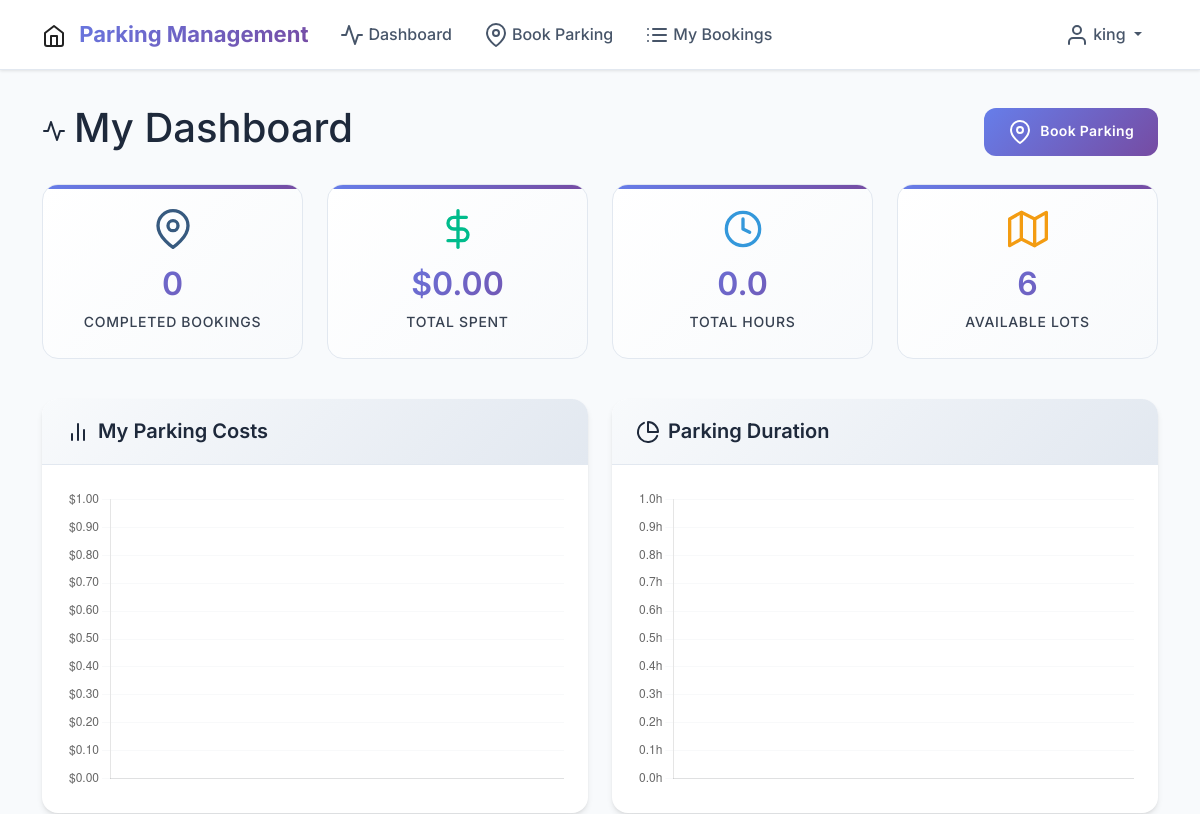
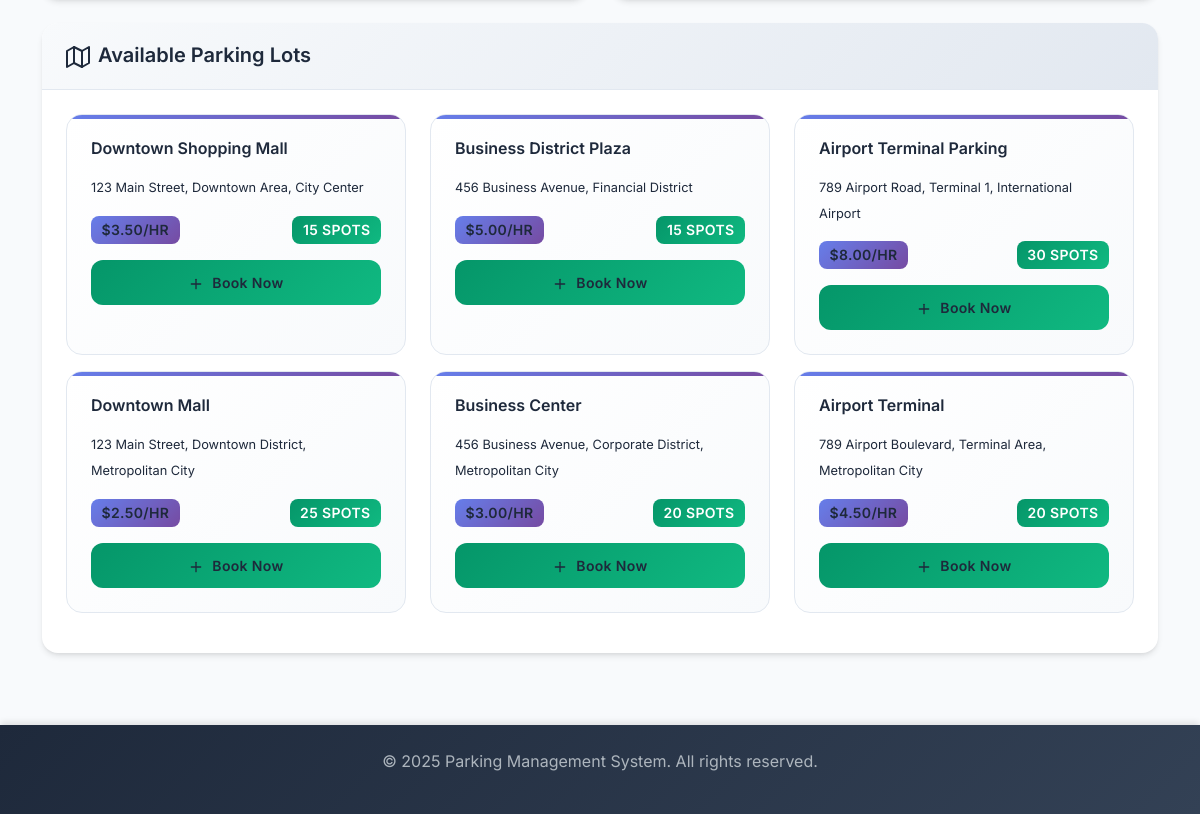
/user/dashboard (signed in), run on an earlier commit of the app's database (2 pictures, top to bottom).
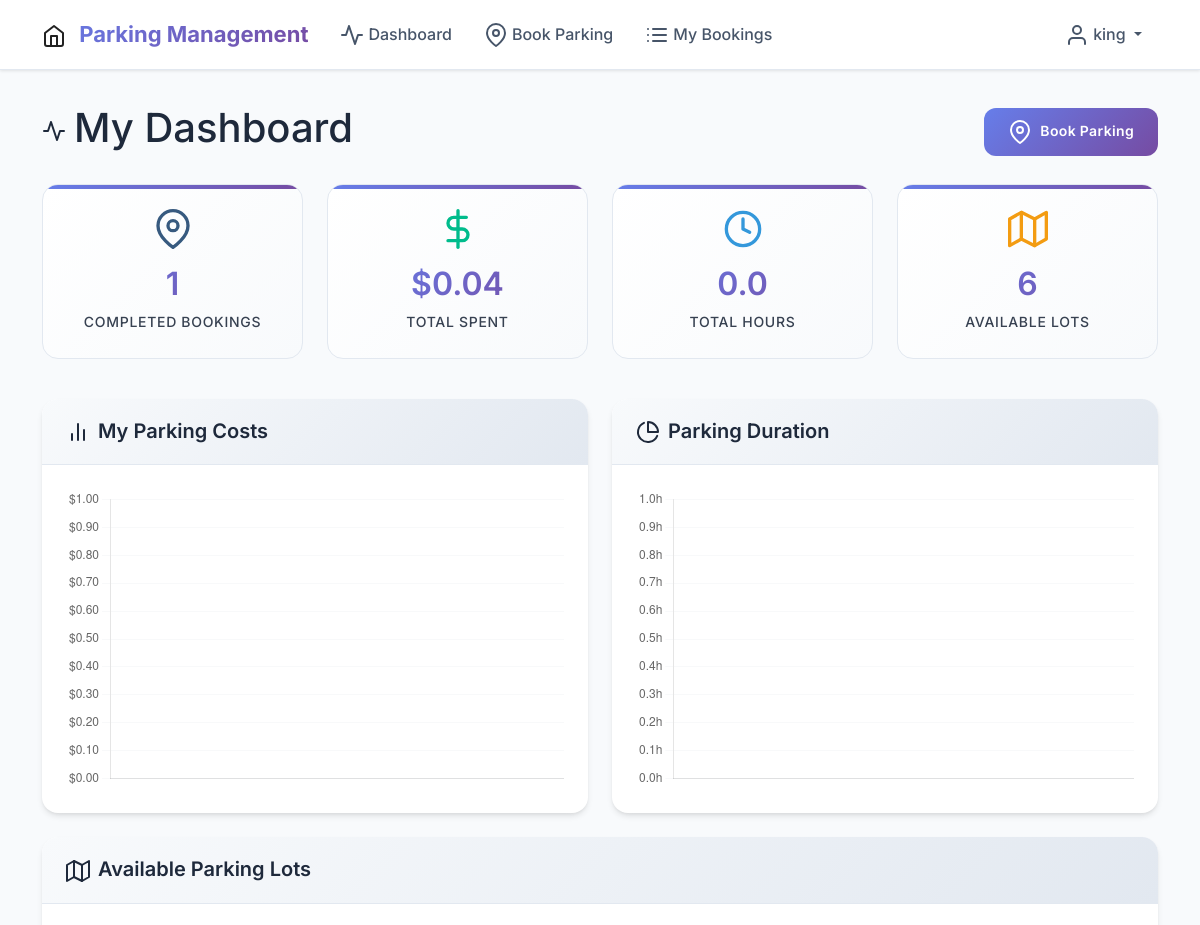
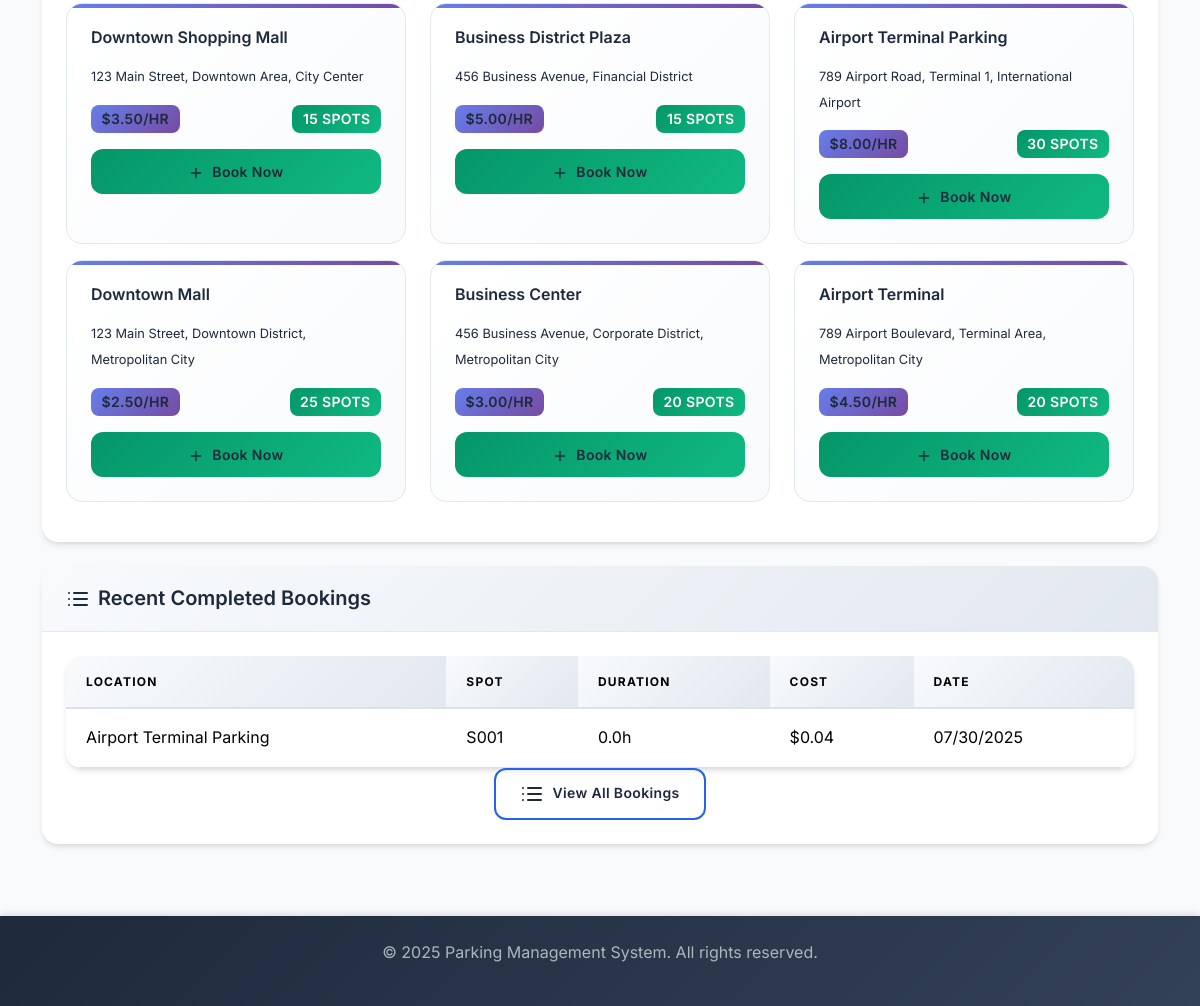
And on a later commit of the database (2 pictures, top to bottom).
### app_models.py (models this page shows, shortened)
class ParkingLot(db.Model):
    __tablename__ = 'parking_lots'
    id = db.Column(db.Integer, primary_key=True)
    prime_location_name = db.Column(db.String(200), nullable=False)
    price = db.Column(db.Float, nullable=False)  # parking_cost per unit time
    address = db.Column(db.Text, nullable=False)
    pin_code = db.Column(db.String(10), nullable=False)
    maximum_number_of_spots = db.Column(db.Integer, nullable=False)
    created_at = db.Column(db.DateTime, default=datetime.utcnow)
    parking_spots = db.relationship('ParkingSpot', backref='parking_lot', lazy=True, cascade='all, delete-orphan')
    @property
    def available_spots_count(self):
        return ParkingSpot.query.filter_by(lot_id=self.id, status='A').count()

class Reservation(db.Model):
    __tablename__ = 'reservations'
    id = db.Column(db.Integer, primary_key=True)
    spot_id = db.Column(db.Integer, db.ForeignKey('parking_spots.id'), nullable=False)
    user_id = db.Column(db.Integer, db.ForeignKey('users.id'), nullable=False)
    parking_timestamp = db.Column(db.DateTime, default=datetime.utcnow, nullable=False)
    leaving_timestamp = db.Column(db.DateTime, nullable=True)
    parking_cost_per_unit_time = db.Column(db.Float, nullable=False)
    total_cost = db.Column(db.Float, nullable=True)
    @property
    def duration_hours(self):
        if self.leaving_timestamp:
            duration = self.leaving_timestamp - self.parking_timestamp
            return duration.total_seconds() / 3600
        return None

class ParkingSpot(db.Model):
    __tablename__ = 'parking_spots'
    id = db.Column(db.Integer, primary_key=True)
    lot_id = db.Column(db.Integer, db.ForeignKey('parking_lots.id'), nullable=False)
    spot_number = db.Column(db.String(10), nullable=False)
    status = db.Column(db.String(1), default='A', nullable=False)  # A=Available, R=Reserved, O=Occupied
    reservations = db.relationship('Reservation', backref='parking_spot', lazy=True)

### routes.py (the view)
@app.route('/user/dashboard')
@login_required
def user_dashboard():
    if current_user.is_admin:
        return redirect(url_for('admin_dashboard'))
    current_reservation = Reservation.query.filter_by(user_id=current_user.id, leaving_timestamp=None).first()
    completed_reservations = Reservation.query.filter(
        Reservation.user_id == current_user.id,
        Reservation.leaving_timestamp.isnot(None)
    ).order_by(Reservation.leaving_timestamp.desc()).limit(5).all()
    available_lots = ParkingLot.query.all()
    return render_template('user/dashboard.html',
                         current_reservation=current_reservation,
                         completed_reservations=completed_reservations,
                         available_lots=available_lots)

### app.py (called while the page is built)
@login_manager.user_loader
def load_user(user_id):
    from app_models import User
    return User.query.get(int(user_id))

### templates/user/dashboard.html (shortened to what the changed rows need)
{% extends "base.html" %}
{% block content %}
<div class="d-flex justify-content-between align-items-center mb-4">
    <h2><i data-feather="activity" class="me-2"></i>My Dashboard</h2>
</div>
<div class="row mb-4">
    <div class="col-md-3 mb-3">
        <div class="stats-card">
            <i data-feather="map-pin" class="text-primary mb-3" style="width: 40px; height: 40px;"></i>
            <h5 class="card-title">{{ completed_reservations|length }}</h5>
            <p class="card-text">Completed Bookings</p>
        </div>
    </div>
    <div class="col-md-3 mb-3">
        <div class="stats-card">
            <i data-feather="dollar-sign" class="text-success mb-3" style="width: 40px; height: 40px;"></i>
            <h5 class="card-title">${{ "%.2f"|format(completed_reservations|sum(attribute='total_cost') or 0) }}</h5>
            <p class="card-text">Total Spent</p>
        </div>
    </div>
</div>
<div class="card">
    <div class="card-body">
        {% if available_lots %}
            <div class="row">
                {% for lot in available_lots %}
                    <div class="col-md-6 col-lg-4 mb-3">
                        <div class="parking-lot-card h-100">
                            <h6 class="card-title mb-3" style="font-weight: 700; color: #1e293b;">{{ lot.prime_location_name }}</h6>
                            <p class="card-text mb-3">
                                <small class="text-muted" style="font-size: 0.8rem;">{{ lot.address }}</small>
                            </p>
                            <div class="d-flex justify-content-between align-items-center mb-3">
                                <span class="badge bg-primary">${{ "%.2f"|format(lot.price) }}/hr</span>
                                <span class="badge bg-{{ 'success' if lot.available_spots_count > 0 else 'danger' }}">
                                    {{ lot.available_spots_count }} spots
                                </span>
                            </div>
                            <div class="mt-2">
                                {% if not current_reservation %}
                                    {% if lot.available_spots_count > 0 %}
                                        <form method="POST" action="{{ url_for('book_parking_quick', lot_id=lot.id) }}" class="d-inline">
                                            <button type="submit" class="btn btn-success btn-sm w-100">
                                                <i data-feather="plus" class="me-1" style="width: 16px; height: 16px;"></i>
                                                Book Now
                                            </button>
                                        </form>
                                    {% else %}
                                        <button class="btn btn-secondary btn-sm w-100" disabled>
                                            <i data-feather="x" class="me-1" style="width: 16px; height: 16px;"></i>
                                            Full
                                        </button>
                                    {% endif %}
                                {% else %}
                                    <button class="btn btn-warning btn-sm w-100" disabled>
                                        <i data-feather="clock" class="me-1" style="width: 16px; height: 16px;"></i>
                                        Currently Booked
                                    </button>
                                {% endif %}
                            </div>
                        </div>
                    </div>
                {% endfor %}
            </div>
        {% else %}
            <div class="text-center py-4">
                <i data-feather="map-pin" class="text-muted mb-3" style="width: 48px; height: 48px;"></i>
                <p class="text-muted">No parking lots available.</p>
            </div>
        {% endif %}
    </div>
</div>
{% if completed_reservations %}
    <div class="card mt-4">
        <div class="card-header">
            <h5><i data-feather="list" class="me-2"></i>Recent Completed Bookings</h5>
        </div>
        <div class="card-body">
            <div class="table-responsive">
                <table class="table table-sm">
                    <thead>
                        <tr>
                            <th>Location</th>
                            <th>Spot</th>
                            <th>Duration</th>
                            <th>Cost</th>
                            <th>Date</th>
                        </tr>
                    </thead>
                    <tbody>
                        {% for reservation in completed_reservations %}
                            <tr>
                                <td>{{ reservation.parking_spot.parking_lot.prime_location_name }}</td>
                                <td>{{ reservation.parking_spot.spot_number }}</td>
                                <td>{{ "%.1f"|format(reservation.duration_hours) }}h</td>
                                <td>${{ "%.2f"|format(reservation.total_cost or reservation.calculated_cost) }}</td>
                                <td>{{ reservation.leaving_timestamp.strftime('%m/%d/%Y') }}</td>
                            </tr>
                        {% endfor %}
                    </tbody>
                </table>
            </div>
            <div class="text-center">
                <a href="{{ url_for('my_bookings') }}" class="btn btn-outline-primary">
                    <i data-feather="list" class="me-2"></i>View All Bookings
                </a>
            </div>
        </div>
    </div>
{% endif %}
{% endblock %}
{% block scripts %}
<script>
// Load user charts
loadUserCharts();
</script>
{% endblock %}

What changed in the data, as far as the page shows it:
added Reservation: parking_spot.parking_lot.prime_location_name "Airport Terminal Parking", parking_spot.spot_number "S001", duration_hours "0.0", total_cost "0.04", leaving_timestamp "07/30/2025"
Also different on the page:
{{ completed_reservations|length }}: "0" → "1"
{{ "%.2f"|format(completed_reservations|sum(attribute='total_cost') or 0) }}: "0.00" → "0.04"
text now shown: "Recent Completed Bookings LOCATION SPOT DURATION COST DATE View All Bookings"
